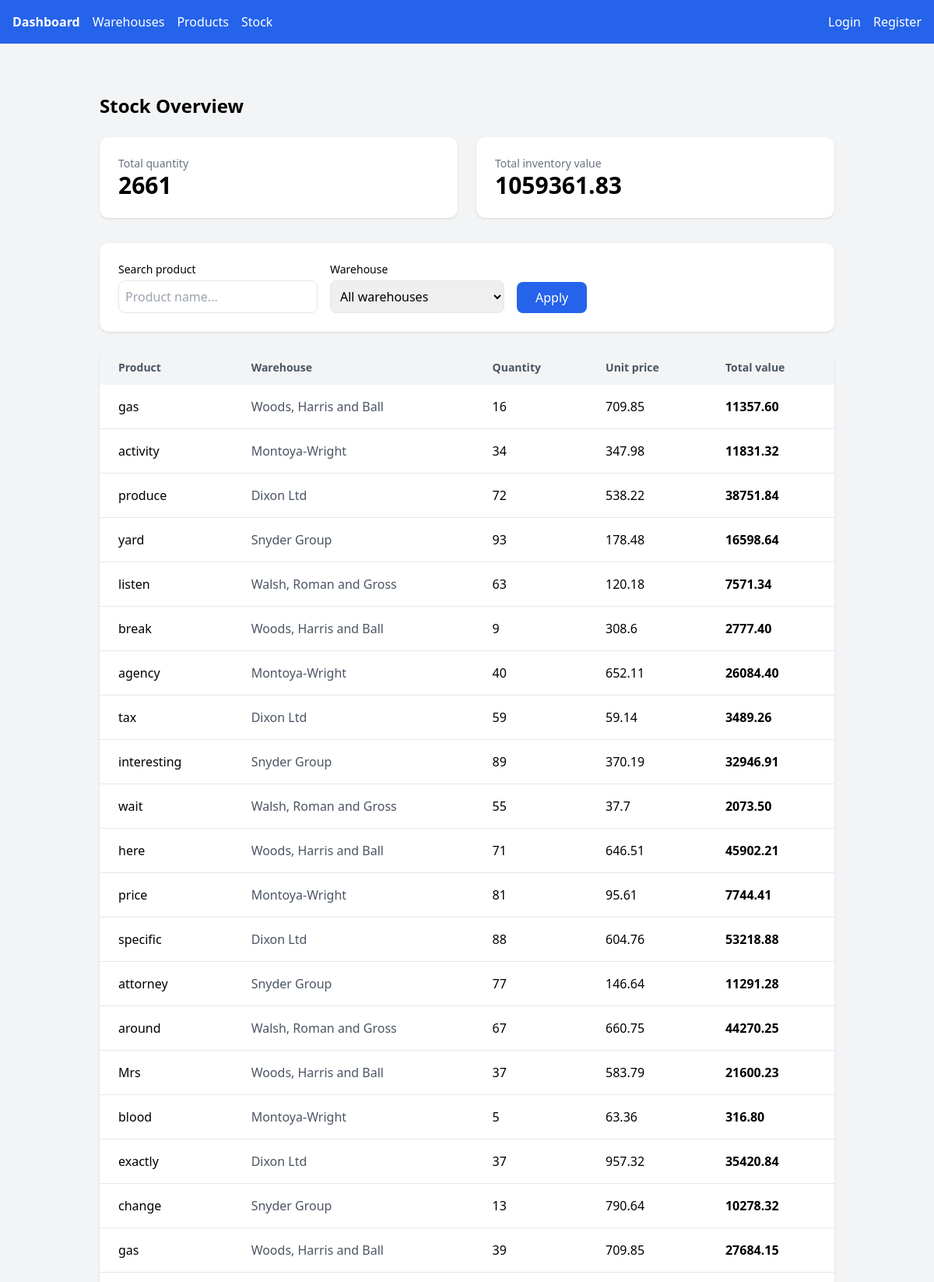
/stock/ (upper part), run on the app's committed database.
### main/models.py (models this page shows, shortened)
class StockItem(models.Model):
    warehouse = models.ForeignKey(Warehouse, on_delete=models.CASCADE)
    product = models.ForeignKey(Product, on_delete=models.CASCADE)
    quantity = models.IntegerField()
    last_updated = models.DateTimeField(auto_now=True)

class Product(models.Model):
    name = models.CharField(max_length=100)
    description = models.TextField()
    price = models.FloatField()

class Warehouse(models.Model):
    name = models.CharField(max_length=100)
    location = models.CharField(max_length=200)
    capacity = models.IntegerField()

### main/views.py (the view)
# urls.py: path('stock/', StockItemListView.as_view(), name='stock'),
class StockItemListView(ListView):
    model = StockItem
    template_name = "main/stockitem_list.html"
    context_object_name = "items"
    def get_queryset(self):
        qs = (
            StockItem.objects
            .select_related("product", "warehouse")
            .annotate(
                total_value=ExpressionWrapper(
                    F("quantity") * F("product__price"),
                    output_field=FloatField(),
                )
            )
        )
        q = self.request.GET.get("q")
        if q:
            qs = qs.filter(product__name__icontains=q)
        warehouse_id = self.request.GET.get("warehouse")
        if warehouse_id:
            qs = qs.filter(warehouse_id=warehouse_id)
        return qs
    def get_context_data(self, **kwargs):
        context = super().get_context_data(**kwargs)
        base_qs = self.get_queryset()
        context["total_quantity"] = base_qs.aggregate(
            total=Coalesce(Sum("quantity"), 0)
        )["total"]
        context["total_value_sum"] = base_qs.aggregate(
            total=Coalesce(
                Sum("total_value"),
                0.0,
                output_field=FloatField(),
    )
)["total"]
        context["warehouses"] = Warehouse.objects.all()
        return context

### main/templates/main/stockitem_list.html (shortened to what this page needs)
{% extends "base.html" %}
{% block content %}
<div class="max-w-7xl mx-auto py-10 px-4">
    <h1 class="text-2xl font-bold mb-6">
        Stock Overview
    </h1>
    <div class="grid grid-cols-1 md:grid-cols-2 gap-6 mb-8">
        <div class="bg-white rounded-xl shadow p-6">
            <p class="text-sm text-gray-500">Total quantity</p>
            <p class="text-3xl font-bold">{{ total_quantity }}</p>
        </div>
        <div class="bg-white rounded-xl shadow p-6">
            <p class="text-sm text-gray-500">Total inventory value</p>
            <p class="text-3xl font-bold">
                {{ total_value_sum|floatformat:2 }}
            </p>
        </div>
    </div>
    <div class="bg-white rounded-xl shadow p-6 mb-6">
        <form method="get" class="flex flex-col md:flex-row gap-4 md:items-end">
            <div>
                <label class="block text-sm font-medium mb-1">
                    Search product
                </label>
                <input
                    type="text"
                    name="q"
                    value="{{ request.GET.q }}"
                    placeholder="Product name..."
                    class="w-64 border rounded-lg p-2 focus:outline-none focus:ring-2 focus:ring-blue-500"
                >
            </div>
            <div>
                <label class="block text-sm font-medium mb-1">
                    Warehouse
                </label>
                <select
                    name="warehouse"
                    class="w-56 border rounded-lg p-2 focus:outline-none focus:ring-2 focus:ring-blue-500">
                    <option value="">All warehouses</option>
                </select>
            </div>
            <div>
                <button
                    class="bg-blue-600 hover:bg-blue-700 text-white px-6 py-2 rounded-lg font-medium">
                    Apply
                </button>
            </div>
        </form>
    </div>
    <div class="bg-white rounded-xl shadow overflow-hidden">
        <table class="min-w-full">
            <thead class="bg-gray-100">
                <tr>
                    <th class="text-left px-6 py-3 text-sm font-semibold text-gray-600">Product</th>
                    <th class="text-left px-6 py-3 text-sm font-semibold text-gray-600">Warehouse</th>
                    <th class="text-left px-6 py-3 text-sm font-semibold text-gray-600">Quantity</th>
                    <th class="text-left px-6 py-3 text-sm font-semibold text-gray-600">Unit price</th>
                    <th class="text-left px-6 py-3 text-sm font-semibold text-gray-600">Total value</th>
                </tr>
            </thead>
            <tbody class="divide-y">
                {% for item in items %}
                <tr class="hover:bg-gray-50">
                    <td class="px-6 py-4 font-medium">
                        {{ item.product.name }}
                    </td>
                    <td class="px-6 py-4 text-gray-600">
                        {{ item.warehouse.name }}
                    </td>
                    <td class="px-6 py-4">
                        {{ item.quantity }}
                    </td>
                    <td class="px-6 py-4">
                        {{ item.product.price }}
                    </td>
                    <td class="px-6 py-4 font-semibold">
                        {{ item.total_value|floatformat:2 }}
                    </td>
                </tr>
                {% empty %}
                <tr>
                    <td colspan="5" class="px-6 py-10 text-center text-gray-500">
                        No stock items found.
                    </td>
                </tr>
                {% endfor %}
            </tbody>
        </table>
    </div>
</div>
{% endblock %}

### data on the page
StockItem: product.name "gas", warehouse.name "Woods, Harris and Ball", quantity "16", product.price "709.85", total_value "11357.60"
StockItem: product.name "activity", warehouse.name "Montoya-Wright", quantity "34", product.price "347.98", total_value "11831.32"
StockItem: product.name "produce", warehouse.name "Dixon Ltd", quantity "72", product.price "538.22", total_value "38751.84"
StockItem: product.name "yard", warehouse.name "Snyder Group", quantity "93", product.price "178.48", total_value "16598.64"
StockItem: product.name "listen", warehouse.name "Walsh, Roman and Gross", quantity "63", product.price "120.18", total_value "7571.34"
StockItem: product.name "break", warehouse.name "Woods, Harris and Ball", quantity "9", product.price "308.6", total_value "2777.40"
StockItem: product.name "agency", warehouse.name "Montoya-Wright", quantity "40", product.price "652.11", total_value "26084.40"
StockItem: product.name "tax", warehouse.name "Dixon Ltd", quantity "59", product.price "59.14", total_value "3489.26"
StockItem: product.name "interesting", warehouse.name "Snyder Group", quantity "89", product.price "370.19", total_value "32946.91"
StockItem: product.name "wait", warehouse.name "Walsh, Roman and Gross", quantity "55", product.price "37.7", total_value "2073.50"
StockItem: product.name "here", warehouse.name "Woods, Harris and Ball", quantity "71", product.price "646.51", total_value "45902.21"
StockItem: product.name "price", warehouse.name "Montoya-Wright", quantity "81", product.price "95.61", total_value "7744.41"
StockItem: product.name "specific", warehouse.name "Dixon Ltd", quantity "88", product.price "604.76", total_value "53218.88"
StockItem: product.name "attorney", warehouse.name "Snyder Group", quantity "77", product.price "146.64", total_value "11291.28"
StockItem: product.name "around", warehouse.name "Walsh, Roman and Gross", quantity "67", product.price "660.75", total_value "44270.25"
StockItem: product.name "Mrs", warehouse.name "Woods, Harris and Ball", quantity "37", product.price "583.79", total_value "21600.23"
StockItem: product.name "blood", warehouse.name "Montoya-Wright", quantity "5", product.price "63.36", total_value "316.80"
StockItem: product.name "exactly", warehouse.name "Dixon Ltd", quantity "37", product.price "957.32", total_value "35420.84"
StockItem: product.name "change", warehouse.name "Snyder Group", quantity "13", product.price "790.64", total_value "10278.32"
StockItem: product.name "gas", warehouse.name "Woods, Harris and Ball", quantity "39", product.price "709.85", total_value "27684.15"

### other printed values
{{ total_quantity }} "2661"
{{ total_value_sum|floatformat:2 }} "1059361.83"
